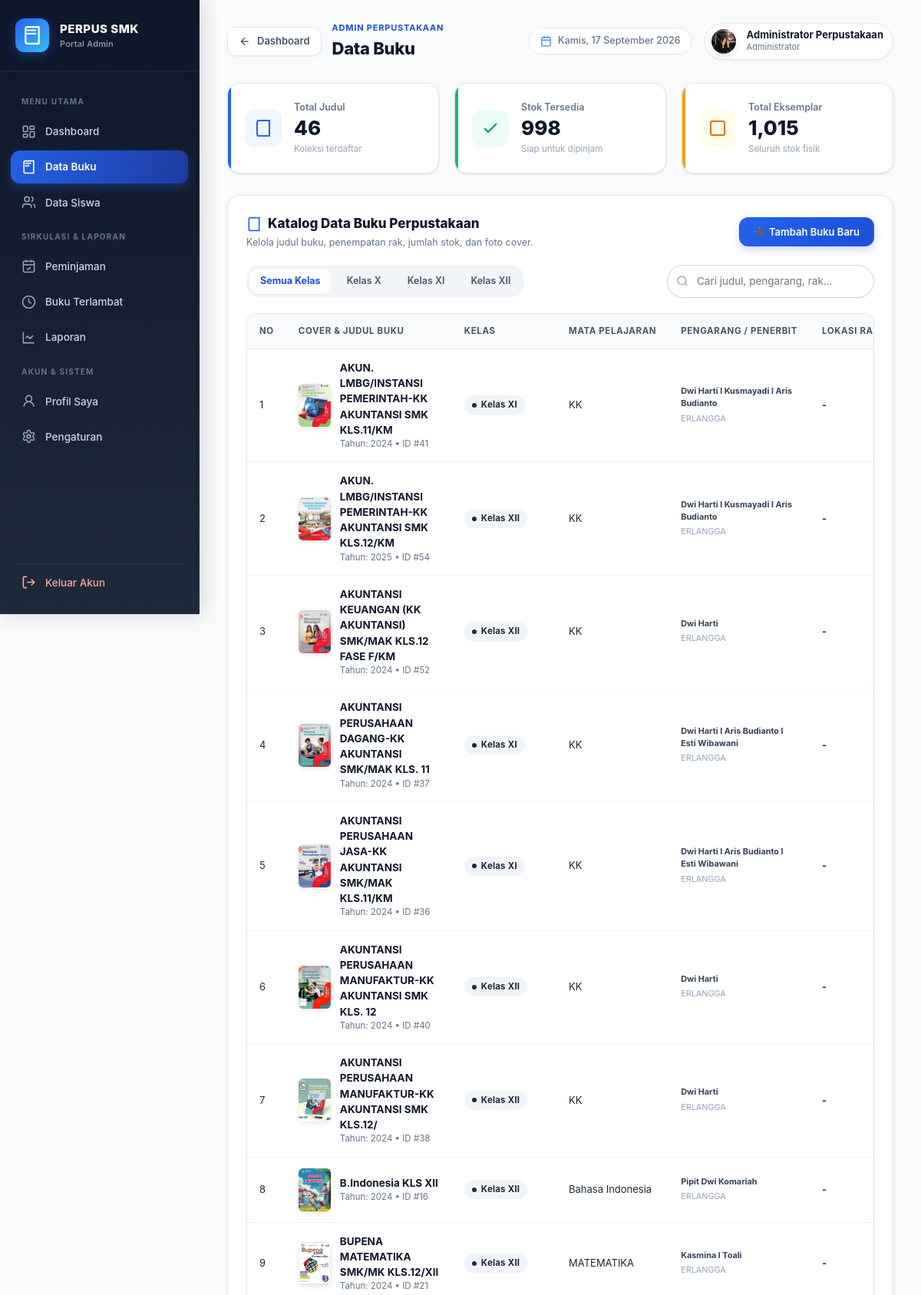
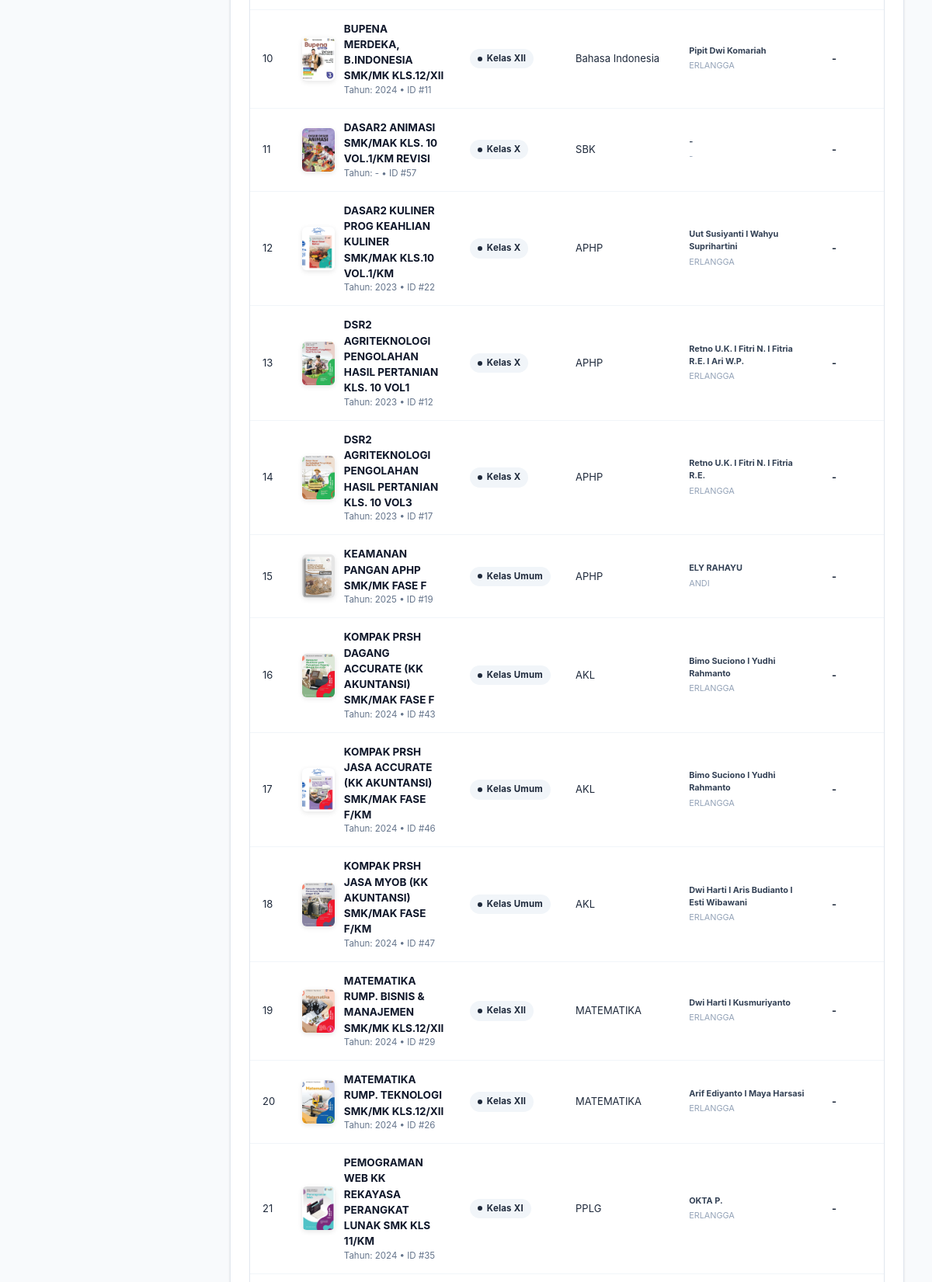
Page /admin/buku.php (signed in, upper part) on the committed database (2 pictures, top to bottom).
### tables this page shows
CREATE TABLE `buku` (
  `id` int UNSIGNED NOT NULL,
  `nama_buku` varchar(200) NOT NULL,
  `kategori` varchar(50) NOT NULL DEFAULT 'Umum',
  `kelas` varchar(10) NOT NULL DEFAULT 'X',
  `mata_pelajaran` varchar(100) DEFAULT NULL,
  `jenis_buku` varchar(30) DEFAULT NULL,
  `rak` varchar(50) DEFAULT NULL,
  `nomor_rak` varchar(20) DEFAULT NULL,
  `penerbit` varchar(150) DEFAULT NULL,
  `pengarang` varchar(150) DEFAULT NULL,
  `tahun_perolehan` year DEFAULT NULL,
  `foto` varchar(255) DEFAULT NULL,
  `stok_total` int UNSIGNED NOT NULL DEFAULT '50',
  `stok_tersedia` int UNSIGNED NOT NULL DEFAULT '50',
  `created_at` timestamp NULL DEFAULT CURRENT_TIMESTAMP,
  `updated_at` timestamp NULL DEFAULT CURRENT_TIMESTAMP ON UPDATE CURRENT_TIMESTAMP
);

### includes/auth.php (called while the page is built, shortened)
<?php
function e($value): string {
    return htmlspecialchars((string)$value, ENT_QUOTES, 'UTF-8');
}

### admin/buku.php (the view, shortened to what this page needs)
<?php
require '../config/database.php';
require '../includes/auth.php';
$cari = trim($_GET['cari'] ?? '');
$filterKelas = trim($_GET['kelas'] ?? '');
$sql = "SELECT * FROM buku WHERE 1=1";
$params = [];
$sql .= " ORDER BY nama_buku ASC";
$stmt = $pdo->prepare($sql);
$stmt->execute($params);
$buku = $stmt->fetchAll(PDO::FETCH_ASSOC);
$stmt = $pdo->query("
    SELECT
        COUNT(*) AS total_judul,
        COALESCE(SUM(stok_total), 0) AS total_stok,
        COALESCE(SUM(stok_tersedia), 0) AS stok_tersedia
    FROM buku
");
$ringkasan = $stmt->fetch(PDO::FETCH_ASSOC);
function cariFotoBuku($foto) {
    $nama = basename(trim($foto));
    $paths = [
        __DIR__ . '/../uploads/books/' . $nama => '../uploads/books/' . rawurlencode($nama),
        __DIR__ . '/../uploads/buku/' . $nama  => '../uploads/buku/' . rawurlencode($nama),
    ];
    foreach ($paths as $file => $url) {
        if (is_file($file)) return $url . '?v=' . filemtime($file);
    }
    return '';
}
include '../includes/header.php';
include '../includes/sidebar.php';
?>
<main class="main-content">
    <?php include '../includes/topbar.php'; ?>
    <div class="stat-grid" style="grid-template-columns: repeat(auto-fit, minmax(200px, 1fr));">
        <div class="stat-card primary">
            <div class="stat-icon">
                <svg viewBox="0 0 24 24" fill="none" stroke="currentColor" stroke-width="2">
                    <path d="M4 19.5v-15A2.5 2.5 0 0 1 6.5 2H20v20H6.5a2.5 2.5 0 0 1-2.5-2.5Z"/>
                </svg>
            </div>
            <div class="stat-info">
                <span class="stat-label">Total Judul</span>
                <strong class="stat-value"><?= number_format($ringkasan['total_judul'] ?? 0) ?></strong>
                <span class="stat-desc">Koleksi terdaftar</span>
            </div>
        </div>
        <div class="stat-card emerald">
            <div class="stat-icon">
                <svg viewBox="0 0 24 24" fill="none" stroke="currentColor" stroke-width="2">
                    <polyline points="20 6 9 17 4 12"/>
                </svg>
            </div>
            <div class="stat-info">
                <span class="stat-label">Stok Tersedia</span>
                <strong class="stat-value"><?= number_format($ringkasan['stok_tersedia'] ?? 0) ?></strong>
                <span class="stat-desc">Siap untuk dipinjam</span>
            </div>
        </div>
        <div class="stat-card amber">
            <div class="stat-icon">
                <svg viewBox="0 0 24 24" fill="none" stroke="currentColor" stroke-width="2">
                    <rect width="18" height="18" x="3" y="3" rx="2" ry="2"/>
                </svg>
            </div>
            <div class="stat-info">
                <span class="stat-label">Total Eksemplar</span>
                <strong class="stat-value"><?= number_format($ringkasan['total_stok'] ?? 0) ?></strong>
                <span class="stat-desc">Seluruh stok fisik</span>
            </div>
        </div>
    </div>
    <div class="card">
        <div class="card-header">
            <div>
                <h3 class="card-title">
                    <svg width="20" height="20" viewBox="0 0 24 24" fill="none" stroke="var(--primary-600)" stroke-width="2">
                        <path d="M4 19.5v-15A2.5 2.5 0 0 1 6.5 2H20v20H6.5a2.5 2.5 0 0 1-2.5-2.5Z"/>
                    </svg>
                    Katalog Data Buku Perpustakaan
                </h3>
                <p class="card-subtitle">Kelola judul buku, penempatan rak, jumlah stok, dan foto cover.</p>
            </div>
            <a href="tambah_buku.php" class="btn btn-primary">
                ➕ Tambah Buku Baru
            </a>
        </div>
        <div class="filter-bar">
            <div class="filter-tabs">
                <a href="buku.php<?= $cari ? '?cari='.urlencode($cari) : '' ?>" class="filter-tab <?= $filterKelas === '' ? 'active' : '' ?>">Semua Kelas</a>
                <a href="buku.php?kelas=X<?= $cari ? '&cari='.urlencode($cari) : '' ?>" class="filter-tab <?= $filterKelas === 'X' ? 'active' : '' ?>">Kelas X</a>
                <a href="buku.php?kelas=XI<?= $cari ? '&cari='.urlencode($cari) : '' ?>" class="filter-tab <?= $filterKelas === 'XI' ? 'active' : '' ?>">Kelas XI</a>
                <a href="buku.php?kelas=XII<?= $cari ? '&cari='.urlencode($cari) : '' ?>" class="filter-tab <?= $filterKelas === 'XII' ? 'active' : '' ?>">Kelas XII</a>
            </div>
            <form method="GET" action="buku.php" class="search-box">
                <input type="text" name="cari" value="<?= e($cari) ?>" placeholder="Cari judul, pengarang, rak..." class="form-control">
            </form>
        </div>
        <?php if (!empty($buku)): ?>
            <div class="table-responsive">
                <table class="table">
                    <thead>
                        <tr>
                            <th>No</th>
                            <th>Cover & Judul Buku</th>
                            <th>Kelas</th>
                            <th>Mata Pelajaran</th>
                            <th>Pengarang / Penerbit</th>
                            <th>Lokasi Rak</th>
                        </tr>
                    </thead>
                    <tbody>
                        <?php foreach ($buku as $index => $row): ?>
                            <?php
                            $cover = cariFotoBuku($row['foto'] ?? '');
                            ?>
                            <tr>
                                <td><?= $index + 1 ?></td>
                                <td>
                                    <div class="book-cell">
                                        <?php if ($cover !== ''): ?>
                                            <img src="<?= e($cover) ?>" class="book-thumb" alt="">
                                        <?php else: ?>
                                            <div style="width: 38px; height: 50px; border-radius: 4px; background: var(--primary-700); color: white; display: flex; align-items: center; justify-content: center; font-size: 10px; font-weight: 800; text-align: center; flex-shrink: 0;">
                                                Buku
                                            </div>
                                        <?php endif; ?>
                                        <div class="book-cell-info">
                                            <strong><?= e($row['nama_buku']) ?></strong>
                                            <small>Tahun: <?= e($row['tahun_perolehan'] ?: '-') ?> &bull; ID #<?= $row['id'] ?></small>
                                        </div>
                                    </div>
                                </td>
                                <td>
                                    <span class="badge" style="background: var(--slate-100); color: var(--slate-800);">
                                        Kelas <?= e($row['kelas']) ?>
                                    </span>
                                </td>
                                <td><?= e($row['mata_pelajaran'] ?: '-') ?></td>
                                <td>
                                    <small style="color: var(--slate-700); display: block;">
                                        <strong><?= e($row['pengarang'] ?: '-') ?></strong>
                                    </small>
                                    <small style="color: var(--slate-400);">
                                        <?= e($row['penerbit'] ?: '-') ?>
                                    </small>
                                </td>
                                <td>
                                    <strong><?= e($row['rak'] ?: '-') ?></strong>
                                </td>
                            </tr>
                        <?php endforeach; ?>
                    </tbody>
                </table>
            </div>
        <?php else: ?>
            <div style="text-align: center; padding: 40px 20px; color: var(--slate-500);">
                Tidak ada data buku yang sesuai dengan pencarian atau filter kelas.
            </div>
        <?php endif; ?>
    </div>
</main>
<?php include '../includes/footer.php'; ?>

### rows in the picture
buku: foto (picture), nama_buku "AKUN. LMBG/INSTANSI PEMERINTAH-KK AKUNTANSI SMK KLS.11/KM", tahun_perolehan "2024", id "41", kelas "XI", mata_pelajaran "KK", pengarang "Dwi Harti l Kusmayadi l Aris Budianto", penerbit "ERLANGGA", rak "-"
buku: foto (picture), nama_buku "AKUN. LMBG/INSTANSI PEMERINTAH-KK AKUNTANSI SMK KLS.12/KM", tahun_perolehan "2025", id "54", kelas "XII", mata_pelajaran "KK", pengarang "Dwi Harti l Kusmayadi l Aris Budianto", penerbit "ERLANGGA", rak "-"
buku: foto (picture), nama_buku "AKUNTANSI KEUANGAN (KK AKUNTANSI) SMK/MAK KLS.12 FASE F/KM", tahun_perolehan "2024", id "52", kelas "XII", mata_pelajaran "KK", pengarang "Dwi Harti", penerbit "ERLANGGA", rak "-"
buku: foto (picture), nama_buku "AKUNTANSI PERUSAHAAN DAGANG-KK AKUNTANSI SMK/MAK KLS. 11", tahun_perolehan "2024", id "37", kelas "XI", mata_pelajaran "KK", pengarang "Dwi Harti l Aris Budianto l Esti Wibawani", penerbit "ERLANGGA", rak "-"
buku: foto (picture), nama_buku "AKUNTANSI PERUSAHAAN JASA-KK AKUNTANSI SMK/MAK KLS.11/KM", tahun_perolehan "2024", id "36", kelas "XI", mata_pelajaran "KK", pengarang "Dwi Harti l Aris Budianto l Esti Wibawani", penerbit "ERLANGGA", rak "-"
buku: foto (picture), nama_buku "AKUNTANSI PERUSAHAAN MANUFAKTUR-KK AKUNTANSI SMK KLS. 12", tahun_perolehan "2024", id "40", kelas "XII", mata_pelajaran "KK", pengarang "Dwi Harti", penerbit "ERLANGGA", rak "-"
buku: foto (picture), nama_buku "AKUNTANSI PERUSAHAAN MANUFAKTUR-KK AKUNTANSI SMK KLS.12/", tahun_perolehan "2024", id "38", kelas "XII", mata_pelajaran "KK", pengarang "Dwi Harti", penerbit "ERLANGGA", rak "-"
buku: foto (picture), nama_buku "B.Indonesia KLS XII", tahun_perolehan "2024", id "16", kelas "XII", mata_pelajaran "Bahasa Indonesia", pengarang "Pipit Dwi Komariah", penerbit "ERLANGGA", rak "-"
buku: foto (picture), nama_buku "BUPENA MATEMATIKA SMK/MK KLS.12/XII", tahun_perolehan "2024", id "21", kelas "XII", mata_pelajaran "MATEMATIKA", pengarang "Kasmina l Toali", penerbit "ERLANGGA", rak "-"
buku: foto (picture), nama_buku "BUPENA MERDEKA, B.INDONESIA SMK/MK KLS.12/XII", tahun_perolehan "2024", id "11", kelas "XII", mata_pelajaran "Bahasa Indonesia", pengarang "Pipit Dwi Komariah", penerbit "ERLANGGA", rak "-"
buku: foto (picture), nama_buku "DASAR2 ANIMASI SMK/MAK KLS. 10 VOL.1/KM REVISI", tahun_perolehan "-", id "57", kelas "X", mata_pelajaran "SBK", pengarang "-", penerbit "-", rak "-"
buku: foto (picture), nama_buku "DASAR2 KULINER PROG KEAHLIAN KULINER SMK/MAK KLS.10 VOL.1/KM", tahun_perolehan "2023", id "22", kelas "X", mata_pelajaran "APHP", pengarang "Uut Susiyanti l Wahyu Suprihartini", penerbit "ERLANGGA", rak "-"
buku: foto (picture), nama_buku "DSR2 AGRITEKNOLOGI PENGOLAHAN HASIL PERTANIAN KLS. 10 VOL1", tahun_perolehan "2023", id "12", kelas "X", mata_pelajaran "APHP", pengarang "Retno U.K. I Fitri N. I Fitria R.E. I Ari W.P.", penerbit "ERLANGGA", rak "-"
buku: foto (picture), nama_buku "DSR2 AGRITEKNOLOGI PENGOLAHAN HASIL PERTANIAN KLS. 10 VOL3", tahun_perolehan "2023", id "17", kelas "X", mata_pelajaran "APHP", pengarang "Retno U.K. I Fitri N. I Fitria R.E.", penerbit "ERLANGGA", rak "-"
buku: foto (picture), nama_buku "KEAMANAN PANGAN APHP SMK/MK FASE F", tahun_perolehan "2025", id "19", kelas "Umum", mata_pelajaran "APHP", pengarang "ELY RAHAYU", penerbit "ANDI", rak "-"
buku: foto (picture), nama_buku "KOMPAK PRSH DAGANG ACCURATE (KK AKUNTANSI) SMK/MAK FASE F", tahun_perolehan "2024", id "43", kelas "Umum", mata_pelajaran "AKL", pengarang "Bimo Suciono l Yudhi Rahmanto", penerbit "ERLANGGA", rak "-"
buku: foto (picture), nama_buku "KOMPAK PRSH JASA ACCURATE (KK AKUNTANSI) SMK/MAK FASE F/KM", tahun_perolehan "2024", id "46", kelas "Umum", mata_pelajaran "AKL", pengarang "Bimo Suciono l Yudhi Rahmanto", penerbit "ERLANGGA", rak "-"
buku: foto (picture), nama_buku "KOMPAK PRSH JASA MYOB (KK AKUNTANSI) SMK/MAK FASE F/KM", tahun_perolehan "2024", id "47", kelas "Umum", mata_pelajaran "AKL", pengarang "Dwi Harti l Aris Budianto l Esti Wibawani", penerbit "ERLANGGA", rak "-"
buku: foto (picture), nama_buku "MATEMATIKA RUMP. BISNIS & MANAJEMEN SMK/MK KLS.12/XII", tahun_perolehan "2024", id "29", kelas "XII", mata_pelajaran "MATEMATIKA", pengarang "Dwi Harti l Kusmuriyanto", penerbit "ERLANGGA", rak "-"
buku: foto (picture), nama_buku "MATEMATIKA RUMP. TEKNOLOGI SMK/MK KLS.12/XII", tahun_perolehan "2024", id "26", kelas "XII", mata_pelajaran "MATEMATIKA", pengarang "Arif Ediyanto l Maya Harsasi", penerbit "ERLANGGA", rak "-"
buku: foto (picture), nama_buku "PEMOGRAMAN WEB KK REKAYASA PERANGKAT LUNAK SMK KLS 11/KM", tahun_perolehan "2024", id "35", kelas "XI", mata_pelajaran "PPLG", pengarang "OKTA P.", penerbit "ERLANGGA", rak "-"

### other values in the picture
$page_title "Data Buku"
$_SESSION['user']['nama'] "Administrator Perpustakaan"
$ringkasan['total_judul'] "46"
$ringkasan['stok_tersedia'] "998"
$ringkasan['total_stok'] "1,015"
